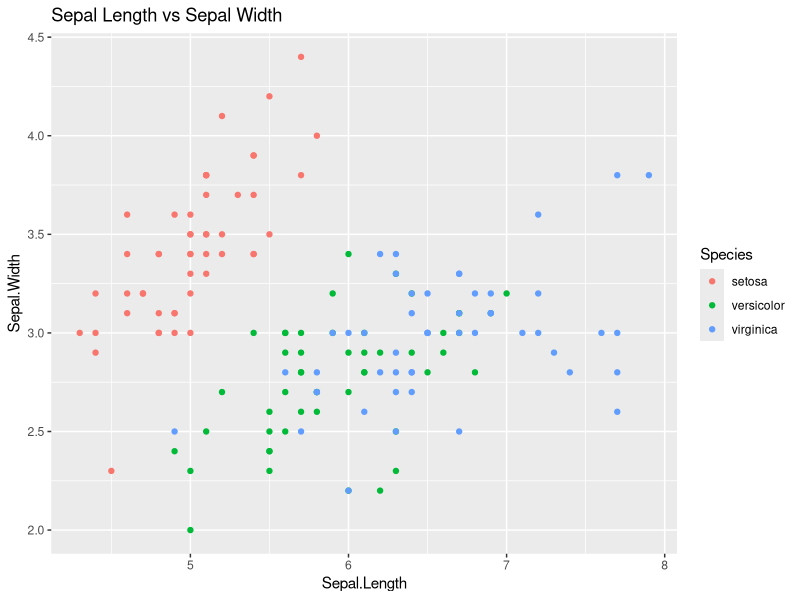
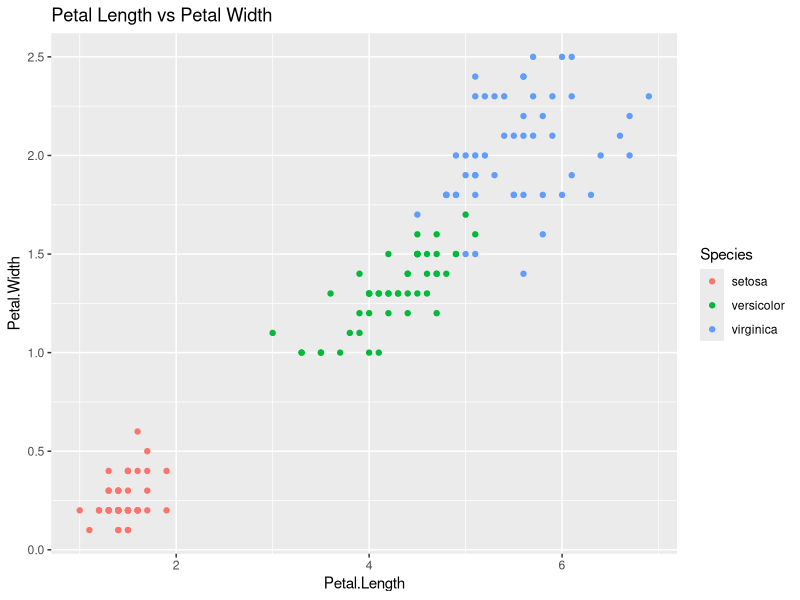
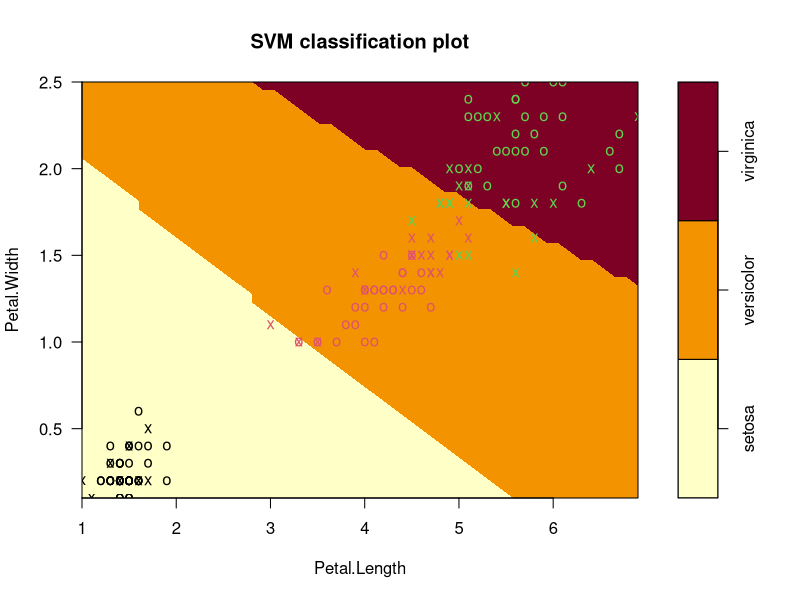

Generate these figures, in order, with R:
##Quelle: Dr. Bharatendra Rai - https://www.youtube.com/watch?v=pS5gXENd3a4

#Installation der Packages & hinzufuegen der Daten
install.packages("datasets")
library(datasets)
library(e1071)
library(ggplot2)

data(iris) #drei verschiedene Pflanzenarten
str(iris) 

ggplot(iris, aes(x = Sepal.Length, y = Sepal.Width, colour = Species)) +
  geom_point() +
  labs(title = 'Sepal Length vs Sepal Width')
#Sepal = Kelchblatt

ggplot(iris, aes(x = Petal.Length, y = Petal.Width, colour = Species)) +
  geom_point() +
  labs(title = 'Petal Length vs Petal Width')
#Petal = Bluetenblatt

#------------

#Generierung des Models
mymodel <- svm(Species~., data=iris) 
summary(mymodel)

#Plot der SVM Classification
plot(mymodel, data=iris, 
     Petal.Width~Petal.Length,
     slice = list(Sepal.Width = 3, Sepal.Length = 4))

#-----------

#Auswertung des Modells
pred <- predict(mymodel, iris) 

tab <- table(Predicted = pred, Actual = iris$Species)
tab

1-sum(diag(tab))/sum(tab) #Gibt in Prozent an, wie genau das Modell ist
